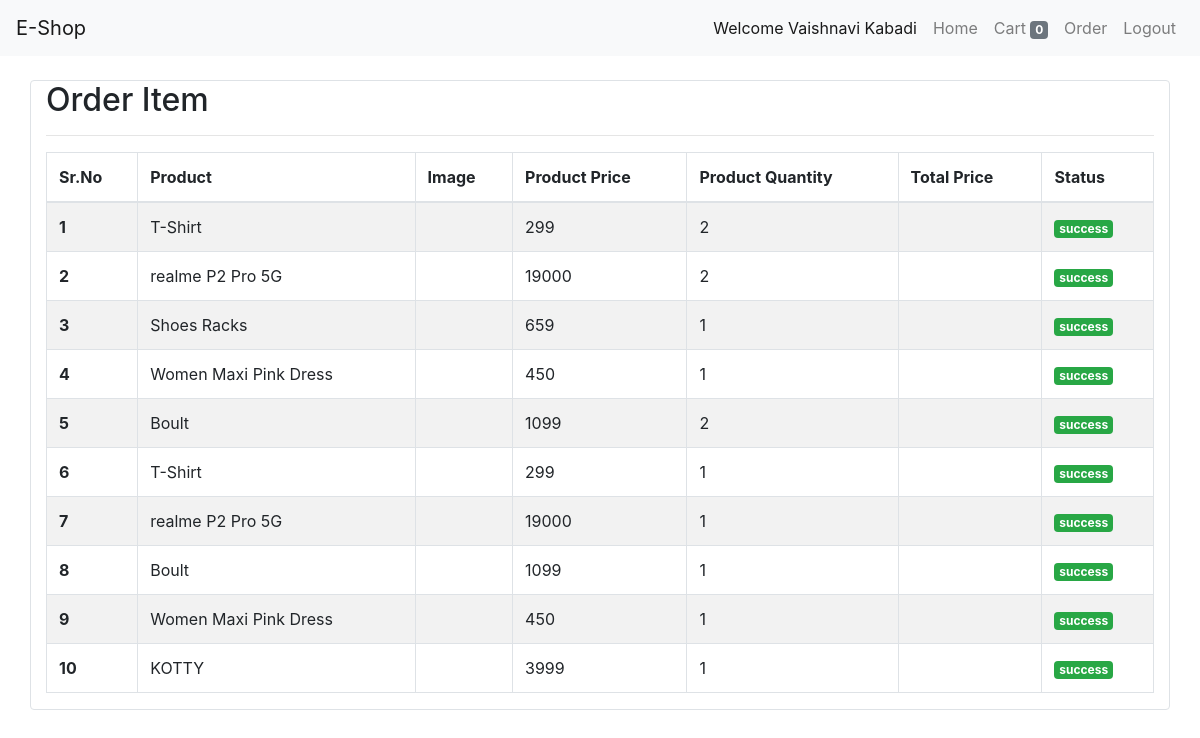
The app's page /order/ (signed in) with its own data.
### store/models/sign_up.py (models this page shows)
class Sign_up(models.Model):
    name = models.CharField(max_length=25)
    email = models.EmailField(max_length=25)
    password = models.CharField(max_length=25)

### store/models/order.py (models this page shows, shortened)
class Customer_order(models.Model):
    product = models.ForeignKey(Product,on_delete=models.CASCADE)
    user = models.ForeignKey(Sign_up,on_delete=models.CASCADE)
    quantity = models.IntegerField(default=1)
    price = models.IntegerField()
    address = models.CharField(max_length=50,default='')
    phone = models.CharField(max_length=12,default='')
    date = models.DateField(default=datetime.datetime.today())
    status = models.BooleanField(default=False)

### store/models/product.py (models this page shows, shortened)
class Product(models.Model):
    product=models.CharField(max_length=25)
    category = models.ForeignKey(Category,on_delete=models.CASCADE,default=1)
    product_description=models.CharField(max_length=150)
    product_price=models.IntegerField()
    product_img=models.ImageField(upload_to="img/")
    @staticmethod
    def get_product_By_ids(ids):
        return Product.objects.filter(id__in=ids)

### store/views/order.py (the view, shortened to what this page needs)
# urls.py: path('order/',Order.as_view(),name='order'),
class Order(View):
    @method_decorator(auth_middleware)
    def get(self, request):
        customer_id = request.session.get('id')
        customer = get_object_or_404(Sign_up, id=customer_id)
        cart = request.session.get('cart', {})
        orders = Customer_order.objects.filter(user=customer)
        action = request.GET.get('action')
        products = Product.get_product_By_ids(list(cart.keys()))
        amount = sum(product.product_price * cart[str(product.id)] for product in products)
        order = None
        payment = None
        error = None  # Initialize error variable
        if customer.id is None:
            return redirect("homepage")
        context = {
            'orders': orders,
            'order': order,
            'payment': payment,
            'user': customer,
            'error': error,
            'total_price': amount,  # Pass the total price to the template
        }
        return render(request, 'order.html', context)

### store/templates/order.html
{% extends 'base.html' %}
{% load cart %}
{% block content %}
<div class="container mt-4 border rounded">
    <h2>Order Item</h2>
    <hr>
    <table class="table table-bordered table-striped">
        <thead>
            <tr>
                <th scope="col">Sr.No</th>
                <th scope="col">Product</th>
                <th scope="col">Image</th>
                <th scope="col">Product Price</th>
                <th>Product Quantity</th>
                <th>Total Price</th>
                <th>Status</th>
            </tr>
        </thead>
        <tbody>
           {% for order in orders %}
            <tr>
                <th scope="row">{{forloop.counter}}</th>
                <td>{{order.product.product}}</td>
                <td><img height="25px"  src="{{order.product.img.url}}"></td>
                <td>{{order.price}}</td>
                <td>{{order.quantity}}</td>
                <td><img height="25px"  src="{{order.product.img.url}}"></td>
                {% if order.status %}
                <td><span class="badge badge-success">success</span></td>
                {% else %}
                <td><span class="badge badge-warning">pending</span></td>
                {% endif %}
            </tr>
        {% endfor %}
        </tbody>
    </table>
</div>
{% endblock %}

### store/templates/base.html (shortened to what this page needs)
<!doctype html>
<html lang="en">
<head>
    <link rel="stylesheet" href="https://cdn.jsdelivr.net/npm/bootstrap@4.6.2/dist/css/bootstrap.min.css"
>
</head>
<body>
<nav class="navbar navbar-expand-lg navbar-light bg-light">
  <a class="navbar-brand" href="#">E-Shop</a>
  <div class="collapse navbar-collapse" id="navbarSupportedContent">
    <ul class="navbar-nav ml-auto">
      <li class="nav-item active">
        {% if request.session.name %}
        <li class="nav-item active">
        <a class="nav-link" href="#">Welcome <span class="sr-only">(current)</span>{{request.session.name}}</a>
      </li>
      {% endif %}
        <a class="nav-link" href="/">Home <span class="sr-only">(current)</span></a>
      </li>
      <li class="nav-item">
        <a class="nav-link" href="/cart">Cart <span class="badge badge-secondary" >{{request.session.cart|length}}</span></a>
      </li>
      {% if request.session.name %}
      <li class="nav-item dropdown">
        <a class="nav-link " href="/order" >
          Order
        </a>
      </li>
        <li class="nav-item">
        <a class="nav-link " href="/logout/">Logout</a>
      </li>
      {% endif %}
    </ul>
  </div>
</nav>
{% block content %}
{% endblock %}
</body>
</html>

### records on screen
Sign_up: session.name "Vaishnavi Kabadi"
Customer_order: product.product "T-Shirt", price "299", quantity "2", status "success"
Customer_order: product.product "realme P2 Pro 5G", price "19000", quantity "2", status "success"
Customer_order: product.product "Shoes Racks", price "659", quantity "1", status "success"
Customer_order: product.product "Women Maxi Pink Dress", price "450", quantity "1", status "success"
Customer_order: product.product "Boult", price "1099", quantity "2", status "success"
Customer_order: product.product "T-Shirt", price "299", quantity "1", status "success"
Customer_order: product.product "realme P2 Pro 5G", price "19000", quantity "1", status "success"
Customer_order: product.product "Boult", price "1099", quantity "1", status "success"
Customer_order: product.product "Women Maxi Pink Dress", price "450", quantity "1", status "success"
Customer_order: product.product "KOTTY", price "3999", quantity "1", status "success"

### other values on screen
{{ request.session.cart|length }} "0"
